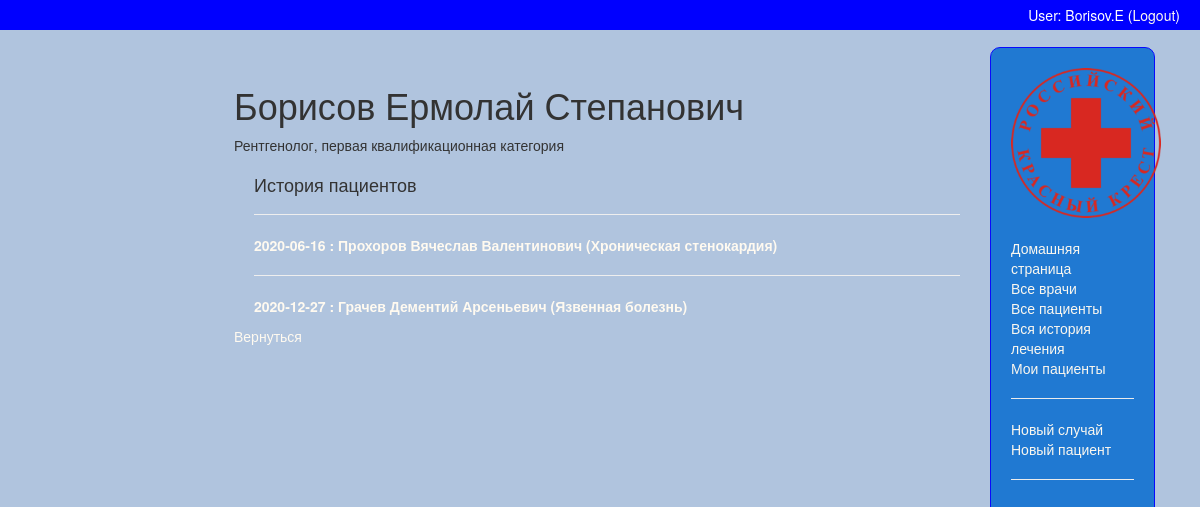
The app's page /cardfile/doctors/detail/6 (signed in), older data.
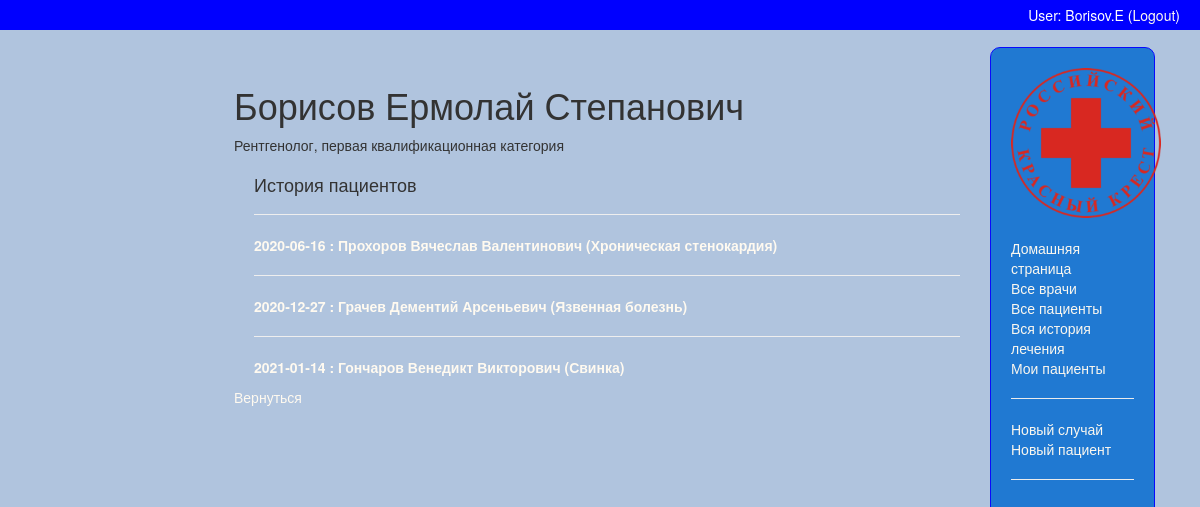
The same page, newer data.
### cardfile/models.py (models this page shows, shortened)
class Treatment_history(models.Model):
    pac_name = models.ForeignKey(
        'Pacient',
        verbose_name='Пациент',
        on_delete=models.SET_NULL,
        null=True)
    doc_name = models.ForeignKey(
        'Doctor',
        verbose_name='Лечащий врач',
        on_delete=models.SET_NULL,
        null=True)
    diagnosis = models.ForeignKey(
        'Diagnosis',
        verbose_name='Диагноз',
        on_delete=models.SET_NULL,
        null=True)
    description = models.TextField(
        verbose_name='Симптомы',
        max_length=1000)
    ambulatory = models.BooleanField(verbose_name='Амбулаторное лечение')
    dispensary = models.BooleanField(verbose_name='Диспансерный учет')
    start_date_of_treatment = models.DateField(
        verbose_name='Дата начала лечения',
        null=True,
        blank=True)
    end_date_of_treatment = models.DateField(
        verbose_name='Дата окончания лечения',
        null=True,
        blank=True)
    class Meta:
        ordering = ['start_date_of_treatment']
        verbose_name='История лечения'
        verbose_name_plural = 'Истории лечений'
    def __str__(self):
        return '{0} : {1} ({2})'.format(self.start_date_of_treatment, self.pac_name.name, self.diagnosis)

class Pacient(models.Model):
    name = models.CharField(
        verbose_name='ФИО пациента',
        max_length=200)
    date_of_birth = models.DateField(
        verbose_name='Дата рожения пациента',
        null=True,
        blank=True)
    soc_status = models.ForeignKey(
        'Social_status',
        verbose_name='Социальный статус пациента',
        on_delete=models.SET_NULL,
        null=True)
    PACIENT_CONDITION = (
        ('t', 'лечится'),
        ('c', 'вылечился'),
        ('h', 'направлен в стационар'),
        ('d', 'умер'),
    )
    condition = models.CharField(
        verbose_name='Состояние пациента',
        max_length=1,
        choices=PACIENT_CONDITION,
        blank=True, default='t')
    date_of_death = models.DateField(
        verbose_name='Дата смерти пациента',
        null=True,
        blank=True,
        help_text='(необязательно)')
    class Meta:
        ordering = ['name']
        verbose_name='Пациент'
        verbose_name_plural = 'Пациенты'

class Diagnosis(models.Model):
    diagnosis = models.CharField(
        verbose_name='Диагноз',
        max_length=200,
        help_text="Введите диагноз (кариес, астма, пневмония и т.д.)")
    class Meta:
        verbose_name='Диагноз'
        verbose_name_plural = 'Диагнозы'
    def __str__(self):
        return self.diagnosis

### cardfile/views.py (the view, shortened to what this page needs)
# urls.py: url(r'^doctors/detail/(?P<pk>\d+)$', views.DoctorDetailView.as_view(), name='doctor-detail'),
class DoctorDetailView(generic.DetailView):
    model = Doctor

### cardfile/models.py (called while the page is built)
    def __str__(self):
        return self.specialty

### cardfile/templates/cardfile/doctor_detail.html
{% extends "base_generic.html" %}
{% block content %}
{% if user.is_authenticated %}
  <h1>{{ doctor.name }}</h1>
  {{doctor.doc_specialty}},
  {% if doctor.qualification == '0' %}
    высшая квалификационная категория
  {% elif doctor.qualification == '1' %}
    первая квалификационная категория
  {% elif doctor.qualification == '2' %}
    вторая квалификационная категория
  {% endif %}
  <div style="margin-left:20px;margin-top:20px">
    <h4>История пациентов</h4>
    {% for copy in doctor.treatment_history_set.all %}
      <hr>
      <p><strong><a href="{% url 'treatment_history_detail' copy.pk %}">{{copy}}</a></strong></p>
    {% endfor %}
  </div>
  <a href="{% url 'doctors' 'all' %}">Вернуться</a>
{% else %}
  <meta http-equiv="refresh" content="1; URL={% url 'login'%}" />
{% endif %}
{% endblock %}

Row changes from the older to the newer data that the page shows:
added Treatment_history: start_date_of_treatment+pac_name+diagnosis "2021-01-14 : Гончаров Венедикт Викторович (Свинка)"
